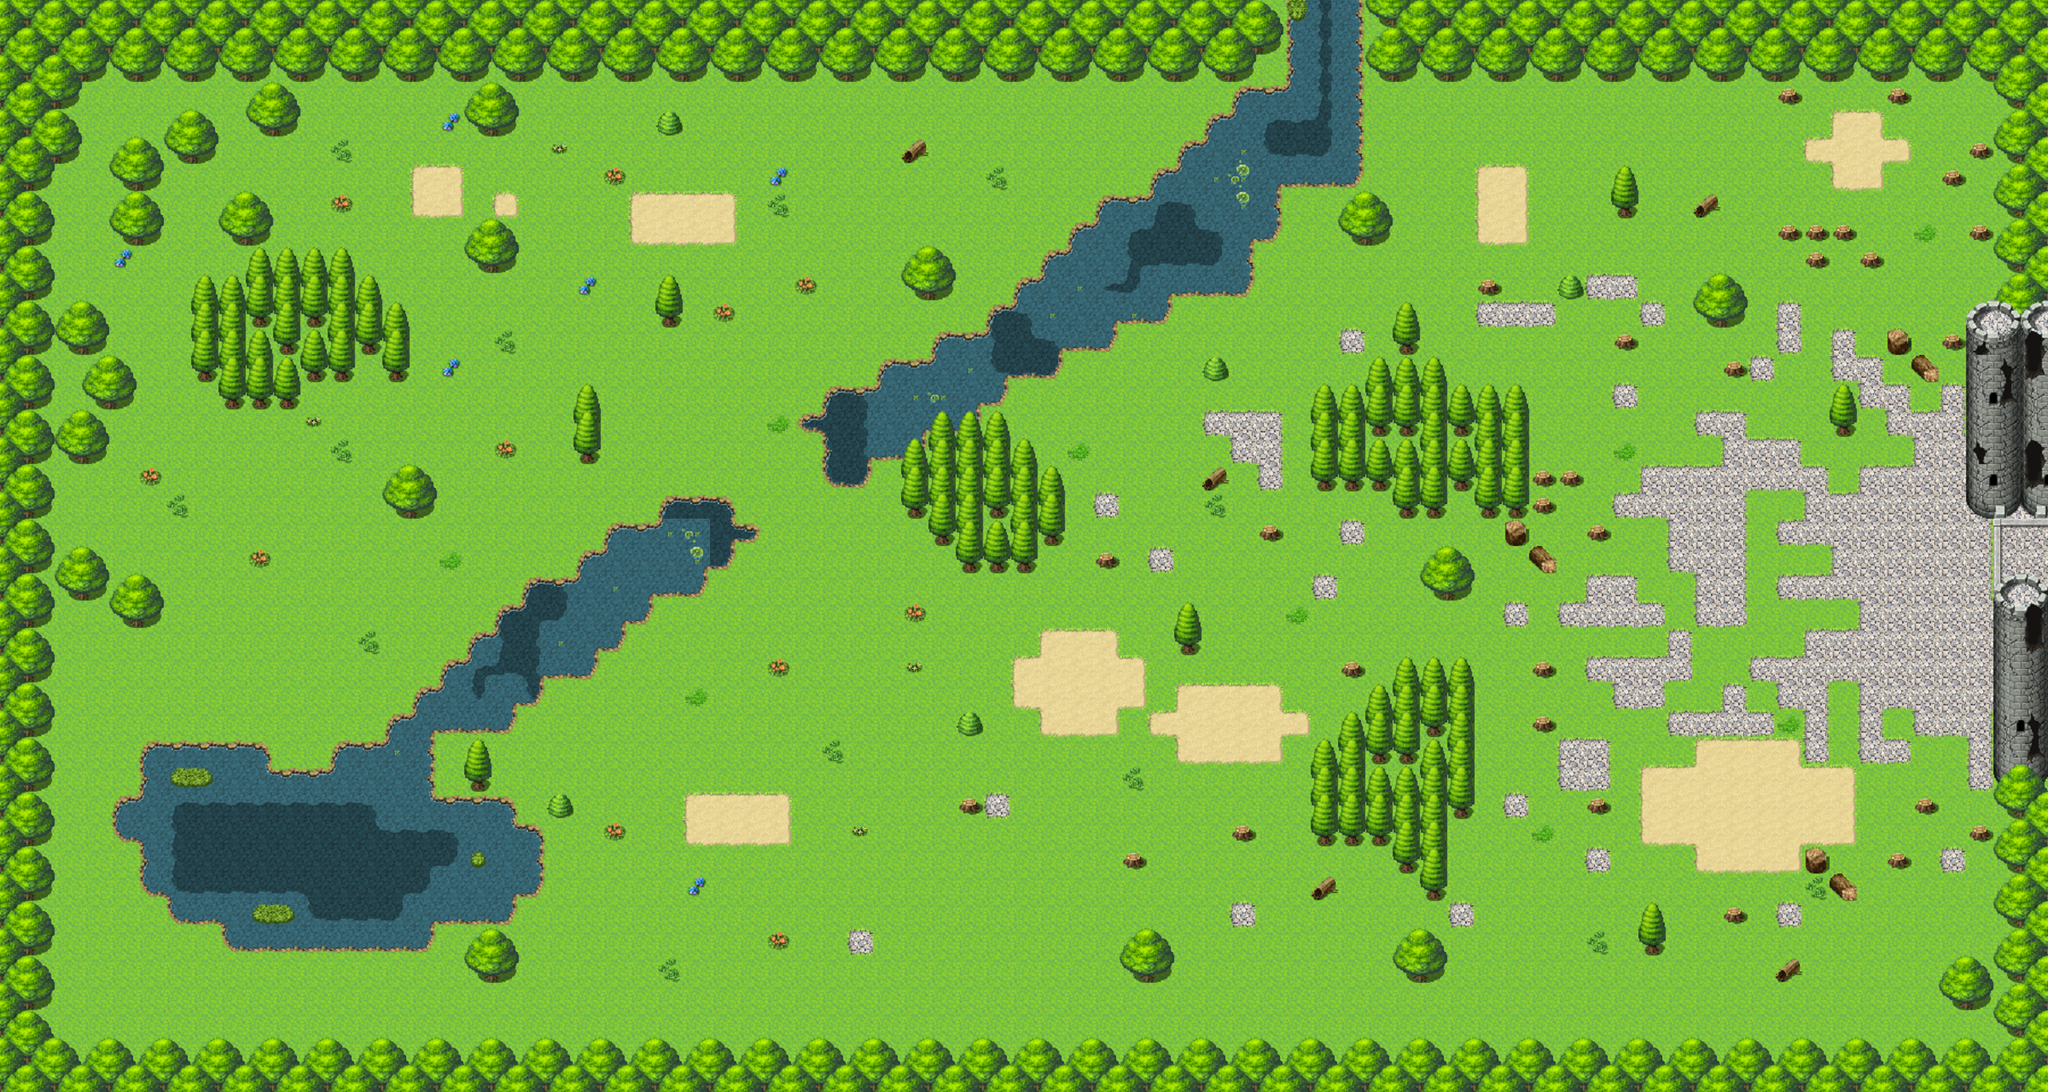

Below is a game level as drawn by its tile map, then a one-line description and the .tmx that defines it (tile-layer data replaced by summaries):
An orthogonal 75x40 tile map with 32x32 px tiles, 2 tile layers (Fondo, Colisiona).

<map version="1.0" tiledversion="2017.10.31" orientation="orthogonal" renderorder="right-down" width="75" height="40" tilewidth="32" tileheight="32" infinite="0" nextobjectid="1">
 <tileset firstgid="1" name="Map002" tilewidth="32" tileheight="32" tilecount="3000" columns="75">
  <image source="Map002.png" width="2400" height="1280" />
 </tileset>
 <layer name="Fondo" width="75" height="40">
  <data>[3000 cells, 1941 non-empty, 1908 distinct tile ids]</data>
 </layer>
 <layer name="Colisiona" width="75" height="40">
  <data>[3000 cells, 1060 non-empty, 1054 distinct tile ids]</data>
 </layer>
</map>